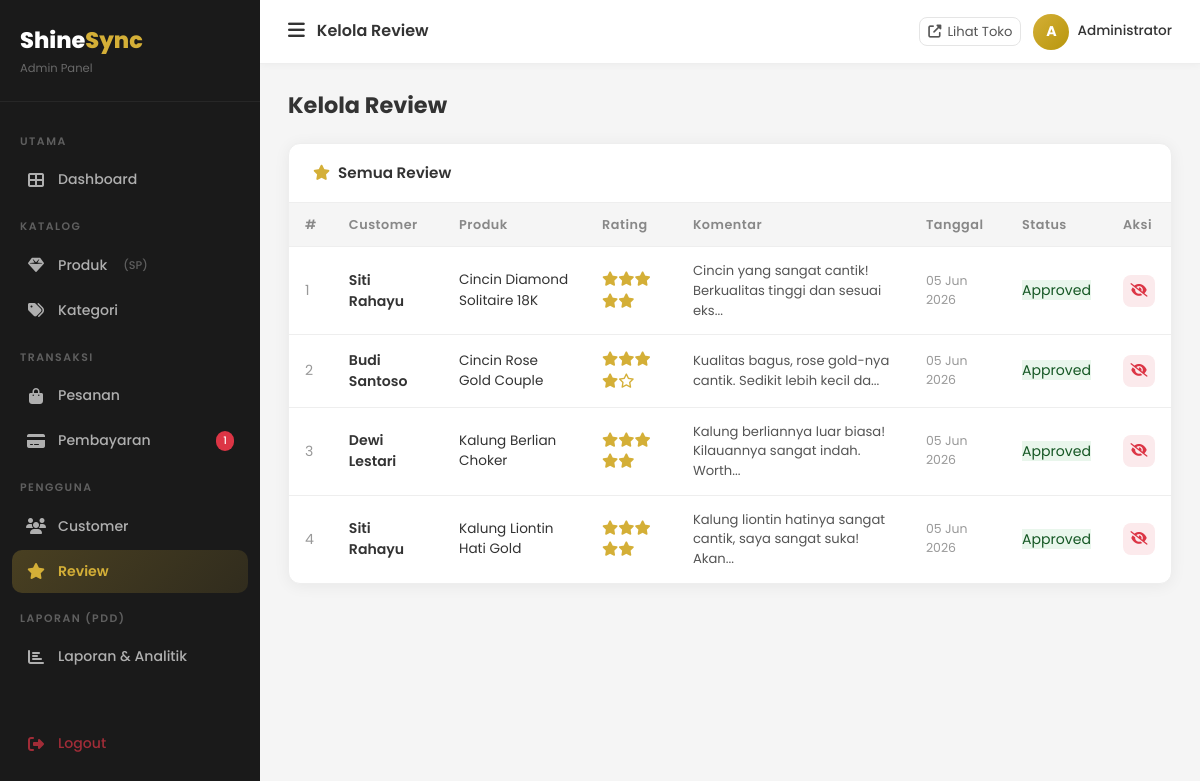
Before: /admin/reviews (signed in) with the older database file.
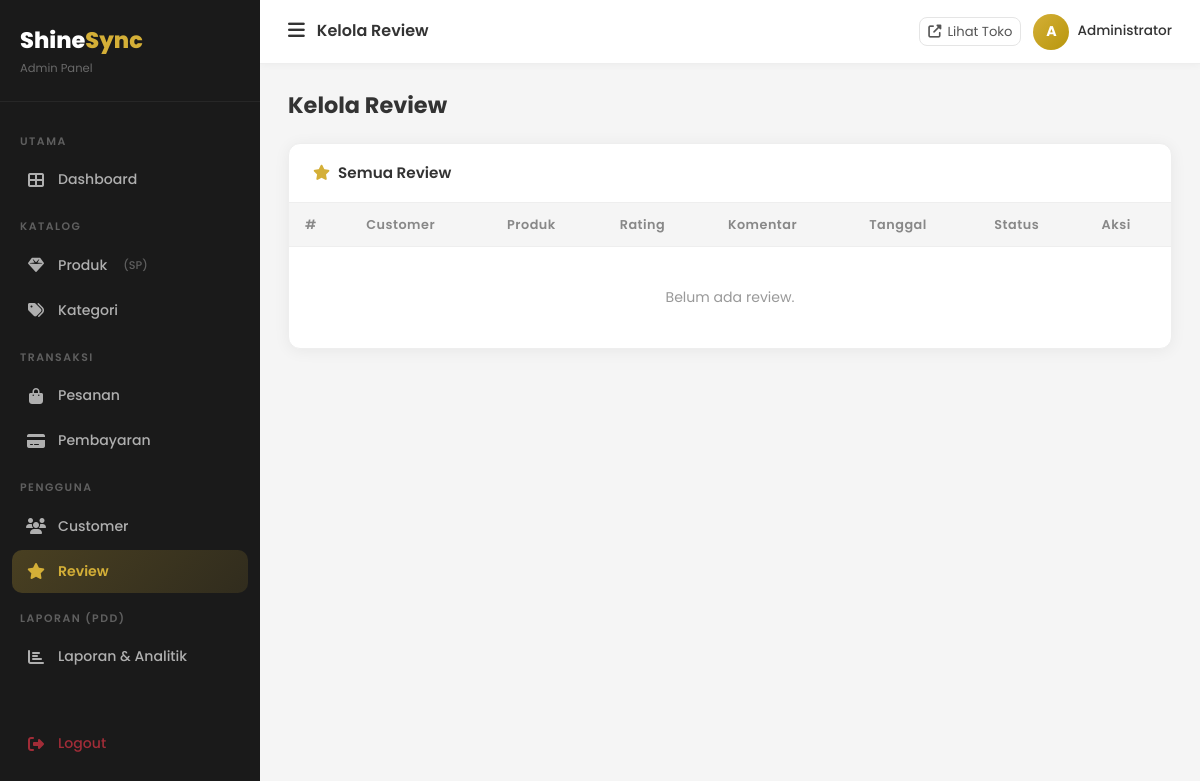
After: the same page with the newer database file.
### tables this page shows
CREATE TABLE `reviews` (
  `id` int UNSIGNED NOT NULL,
  `user_id` int UNSIGNED NOT NULL,
  `product_id` int UNSIGNED NOT NULL,
  `order_id` int UNSIGNED NOT NULL,
  `rating` tinyint NOT NULL DEFAULT '5',
  `comment` text,
  `is_approved` tinyint(1) DEFAULT '1',
  `created_at` timestamp NULL DEFAULT CURRENT_TIMESTAMP
);

CREATE TABLE `users` (
  `id` int UNSIGNED NOT NULL,
  `name` varchar(100) NOT NULL,
  `email` varchar(150) NOT NULL,
  `password` varchar(255) NOT NULL,
  `phone` varchar(20) DEFAULT NULL,
  `address` text,
  `avatar` varchar(255) DEFAULT 'default.png',
  `role` enum('admin','customer') NOT NULL DEFAULT 'customer',
  `is_active` tinyint(1) NOT NULL DEFAULT '1',
  `created_at` timestamp NULL DEFAULT CURRENT_TIMESTAMP,
  `updated_at` timestamp NULL DEFAULT CURRENT_TIMESTAMP ON UPDATE CURRENT_TIMESTAMP
);

CREATE TABLE `products` (
  `id` int UNSIGNED NOT NULL,
  `category_id` int UNSIGNED NOT NULL,
  `name` varchar(200) NOT NULL,
  `slug` varchar(220) NOT NULL,
  `description` text,
  `price` decimal(15,2) NOT NULL DEFAULT '0.00',
  `stock` int NOT NULL DEFAULT '0',
  `weight` decimal(8,2) DEFAULT '0.00',
  `material` varchar(100) DEFAULT NULL,
  `image` varchar(255) DEFAULT NULL,
  `is_featured` tinyint(1) DEFAULT '0',
  `is_active` tinyint(1) DEFAULT '1',
  `created_at` timestamp NULL DEFAULT CURRENT_TIMESTAMP,
  `updated_at` timestamp NULL DEFAULT CURRENT_TIMESTAMP ON UPDATE CURRENT_TIMESTAMP
);

### app/core/Controller.php (called while the page is built, shortened)
<?php
class Controller
{
    protected function view(string $viewPath, array $data = []): void
    {
        extract($data);
        $file = __DIR__ . '/../views/' . $viewPath . '.php';
        require $file;
    }
}

### app/controllers/ReviewController.php (called while the page is built, shortened)
<?php
class ReviewController extends Controller
{
    private Review $model;
    public function __construct() { parent::__construct(); $this->model = new Review(); }
    public function adminIndex(): void
    {
        $reviews   = $this->model->getAll();
        $this->view('admin/reviews/index', compact('reviews', 'pageTitle'));
    }
}

### app/core/Database.php (called while the page is built, shortened)
<?php
class Database
{
    private static ?Database $instance = null;
    private mysqli $conn;
    private function __construct()
    {
        $this->conn = new mysqli(DB_HOST, DB_USER, DB_PASS, DB_NAME, DB_PORT);
        $this->conn->set_charset(DB_CHARSET);
    }
    public static function getInstance(): Database
    {
        if (self::$instance === null) {
            self::$instance = new self();
        }
        return self::$instance;
    }
    public function query(string $sql, array $params = []): array
    {
        if (empty($params)) {
            $result = $this->conn->query($sql);
            return $result->fetch_all(MYSQLI_ASSOC) ?: [];
        }
        $stmt = $this->prepare($sql, $params);
        $stmt->execute();
        $result = $stmt->get_result();
        return $result ? $result->fetch_all(MYSQLI_ASSOC) : [];
    }
    public function queryOne(string $sql, array $params = []): ?array
    {
        $rows = $this->query($sql, $params);
        return $rows[0] ?? null;
    }
}

### app/core/Model.php (called while the page is built, shortened)
<?php
class Model
{
    public function __construct()
    {
        $this->db = Database::getInstance();
    }
}

### app/models/Payment.php (called while the page is built, shortened)
<?php
class Payment extends Model
{
    public function getPendingCount(): int
    {
        $row = $this->db->queryOne(
            "SELECT COUNT(*) AS total FROM payments WHERE status='pending' AND proof_image IS NOT NULL"
        );
        return (int)($row['total'] ?? 0);
    }
}

### app/models/Review.php (called while the page is built, shortened)
<?php
class Review extends Model
{
    public function getAll(): array
    {
        return $this->db->query(
            "SELECT r.*, u.name AS customer_name, p.name AS product_name
             FROM reviews r
             INNER JOIN users u    ON r.user_id    = u.id
             INNER JOIN products p ON r.product_id = p.id
             ORDER BY r.created_at DESC"
        );
    }
}

### app/views/admin/reviews/index.php (the view, shortened to what the changed rows need)
<?php
include __DIR__ . '/../../layouts/admin_header.php';
?>
<div class="admin-page-header"><h2>Kelola Review</h2></div>
<div class="admin-card">
  <div style="overflow-x:auto;">
    <table class="admin-table">
      <thead><tr><th>#</th><th>Customer</th><th>Produk</th><th>Rating</th><th>Komentar</th><th>Tanggal</th><th>Status</th><th>Aksi</th></tr></thead>
      <tbody>
        <?php if(empty($reviews)): ?>
        <tr><td colspan="8" style="text-align:center;padding:40px;color:#999;">Belum ada review.</td></tr>
        <?php else: foreach($reviews as $i=>$r): ?>
        <tr>
          <td style="color:#999;"><?= $i+1 ?></td>
          <td style="font-weight:600;font-size:.88rem;"><?= htmlspecialchars($r['customer_name']) ?></td>
          <td style="font-size:.85rem;"><?= htmlspecialchars($r['product_name']) ?></td>
          <td>
            <div style="color:#D4AF37;font-size:.9rem;">
              <?php for($s=1;$s<=5;$s++) echo '<i class="'.($s<=$r['rating']?'fas':'far').' fa-star"></i>'; ?>
            </div>
          </td>
          <td style="font-size:.82rem;color:#555;"><?= htmlspecialchars(substr($r['comment'],0,60)) ?>...</td>
          <td style="font-size:.78rem;color:#999;"><?= date('d M Y',strtotime($r['created_at'])) ?></td>
          <td>
            <span class="status-badge" style="<?= $r['is_approved']?'background:rgba(40,167,69,.1);color:#155724;':'background:rgba(220,53,69,.1);color:#721c24;' ?>">
              <?= $r['is_approved']?'Approved':'Hidden' ?>
            </span>
          </td>
          <td>
            <button onclick="toggleReview(<?= $r['id'] ?>,this)" class="btn-action <?= $r['is_approved']?'btn-delete':'btn-verify' ?>" title="Toggle">
              <i class="fas <?= $r['is_approved']?'fa-eye-slash':'fa-eye' ?>"></i>
            </button>
          </td>
        </tr>
        <?php endforeach; endif; ?>
      </tbody>
    </table>
  </div>
</div>
<?php include __DIR__ . '/../../layouts/admin_footer.php'; ?>

### app/views/layouts/admin_header.php (shortened to what the changed rows need)
<?php
$currentUri = trim(parse_url($_SERVER['REQUEST_URI'], PHP_URL_PATH), '/');
$baseUri = trim(parse_url(APP_URL, PHP_URL_PATH), '/');
$currentUri = $baseUri ? ltrim(substr($currentUri, strlen($baseUri)), '/') : $currentUri;
$parts = explode('/', $currentUri);
$segment1 = $parts[1] ?? '';
function adminNavActive(string $segment, string $current): string {
    return str_starts_with($current, $segment) ? 'active' : '';
}
?>
<!DOCTYPE html>
<html lang="id">
<head>
  <link rel="stylesheet" href="https://cdn.jsdelivr.net/npm/bootstrap@5.3.2/dist/css/bootstrap.min.css">
  <link rel="stylesheet" href="https://cdnjs.cloudflare.com/ajax/libs/font-awesome/6.5.0/css/all.min.css">
  <link rel="stylesheet" href="<?= APP_URL ?>/public/css/admin.css">
</head>
<body>
<aside class="admin-sidebar" id="admin-sidebar">
  <nav class="sidebar-menu">
    <a href="<?= APP_URL ?>/admin/payments" class="sidebar-link <?= adminNavActive('payments', $segment1) ?>">
      <i class="fas fa-credit-card"></i> Pembayaran
      <?php
      $pendingCount = (new Payment())->getPendingCount();
      if ($pendingCount > 0): ?>
      <span class="badge-pill"><?= $pendingCount ?></span>
      <?php endif; ?>
    </a>
  </nav>
</aside>
<div class="admin-main">
  <div class="admin-content">

Changed rows visible on the page:
removed reviews: user.name "Siti Rahayu", product.name "Cincin Diamond Solitaire 18K", rating 5 (drawn), comment "Cincin yang sangat cantik! Berkualitas tinggi dan sesuai eks", created_at "05 Jun 2026", is_approved "Approved"
removed reviews: user.name "Budi Santoso", product.name "Cincin Rose Gold Couple", rating 4 (drawn), comment "Kualitas bagus, rose gold-nya cantik. Sedikit lebih kecil da", created_at "05 Jun 2026", is_approved "Approved"
removed reviews: user.name "Dewi Lestari", product.name "Kalung Berlian Choker", rating 5 (drawn), comment "Kalung berliannya luar biasa! Kilauannya sangat indah. Worth", created_at "05 Jun 2026", is_approved "Approved"
removed reviews: user.name "Siti Rahayu", product.name "Kalung Liontin Hati Gold", rating 5 (drawn), comment "Kalung liontin hatinya sangat cantik, saya sangat suka! Akan", created_at "05 Jun 2026", is_approved "Approved"
Other visible differences:
$pendingCount: "1" → (not shown)
text now shown: "Belum ada review."
